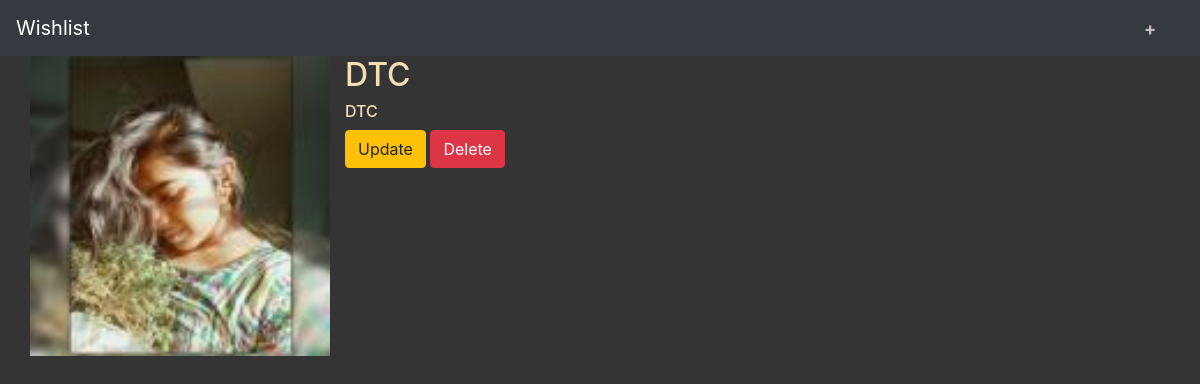
Screenshot of /movie/5/ with the database file from the repository.
### movieapp/models.py (models this page shows, shortened)
class Movie(models.Model):
    name=models.CharField(max_length=250)
    desc=models.TextField()
    year=models.IntegerField()
    img=models.ImageField(upload_to='gallery')

### movieapp/views.py (the view)
# urls.py: path('movie/<int:movie_id>/',views.detail,name='detail'),
def detail(request,movie_id):
    movie=Movie.objects.get(id=movie_id)
    return render(request,"details.html",{'movie':movie})

### templates/details.html
{% extends 'base.html' %}
{% block body %}
<div class="container">
    <div class="row">
        <div style="animation: box-glow 6s infinite alternate;">
            <img src="{{movie.img.url}}" height="300" width="300">
        </div>
        <div class="col-md-6" style="color: wheat;">
            <h2> {{movie.name}} </h2>
            <h6> {{movie.desc}} </h6>
            <a class="btn btn-warning" href="{% url 'movieapp:update' movie.id %}">Update</a>
            <a class="btn btn-danger" href="{% url 'movieapp:delete' movie.id %}">Delete</a>
        </div>
    </div>
</div>
{% endblock %}

### static/style.css (style rules this page uses)
* { box-sizing: border-box; }
body { background-color: rgb(52, 52, 52); }

### rows the page displays
Movie: img (picture), name "DTC", desc "DTC"
